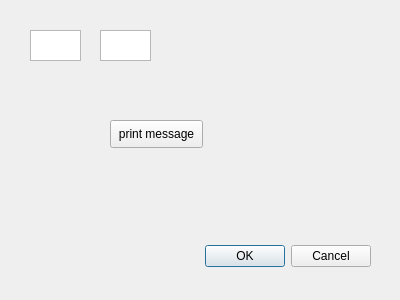
<?xml version="1.0" encoding="UTF-8"?>
<ui version="4.0">
 <class>Dialog</class>
 <widget class="QDialog" name="Dialog">
  <property name="geometry">
   <rect>
    <x>0</x>
    <y>0</y>
    <width>400</width>
    <height>300</height>
   </rect>
  </property>
  <property name="windowTitle">
   <string>Dialog</string>
  </property>
  <widget class="QDialogButtonBox" name="buttonBox">
   <property name="geometry">
    <rect>
     <x>30</x>
     <y>240</y>
     <width>341</width>
     <height>32</height>
    </rect>
   </property>
   <property name="orientation">
    <enum>Qt::Horizontal</enum>
   </property>
   <property name="standardButtons">
    <set>QDialogButtonBox::Cancel|QDialogButtonBox::Ok</set>
   </property>
  </widget>
  <widget class="QTextEdit" name="textEdit">
   <property name="geometry">
    <rect>
     <x>30</x>
     <y>30</y>
     <width>51</width>
     <height>31</height>
    </rect>
   </property>
  </widget>
  <widget class="QTextEdit" name="textEdit_2">
   <property name="geometry">
    <rect>
     <x>100</x>
     <y>30</y>
     <width>51</width>
     <height>31</height>
    </rect>
   </property>
  </widget>
  <widget class="QPushButton" name="pushButton">
   <property name="geometry">
    <rect>
     <x>110</x>
     <y>120</y>
     <width>93</width>
     <height>28</height>
    </rect>
   </property>
   <property name="text">
    <string>print message</string>
   </property>
  </widget>
 </widget>
 <resources/>
 <connections>
  <connection>
   <sender>buttonBox</sender>
   <signal>accepted()</signal>
   <receiver>Dialog</receiver>
   <slot>accept()</slot>
   <hints>
    <hint type="sourcelabel">
     <x>248</x>
     <y>254</y>
    </hint>
    <hint type="destinationlabel">
     <x>157</x>
     <y>274</y>
    </hint>
   </hints>
  </connection>
  <connection>
   <sender>buttonBox</sender>
   <signal>rejected()</signal>
   <receiver>Dialog</receiver>
   <slot>reject()</slot>
   <hints>
    <hint type="sourcelabel">
     <x>316</x>
     <y>260</y>
    </hint>
    <hint type="destinationlabel">
     <x>286</x>
     <y>274</y>
    </hint>
   </hints>
  </connection>
 </connections>
</ui>
